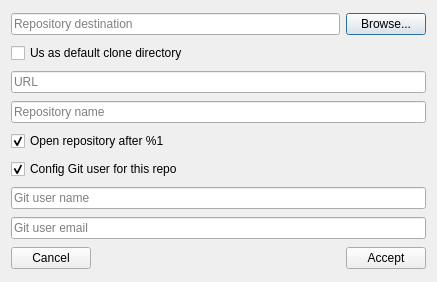
<?xml version="1.0" encoding="UTF-8"?>
<ui version="4.0">
 <class>CreateRepoDlg</class>
 <widget class="QDialog" name="CreateRepoDlg">
  <property name="geometry">
   <rect>
    <x>0</x>
    <y>0</y>
    <width>437</width>
    <height>282</height>
   </rect>
  </property>
  <property name="windowTitle">
   <string/>
  </property>
  <layout class="QGridLayout" name="gridLayout">
   <item row="0" column="2">
    <widget class="QPushButton" name="pbBrowse">
     <property name="text">
      <string>Browse...</string>
     </property>
    </widget>
   </item>
   <item row="3" column="0" colspan="3">
    <widget class="QLineEdit" name="leRepoName">
     <property name="placeholderText">
      <string>Repository name</string>
     </property>
    </widget>
   </item>
   <item row="8" column="0">
    <widget class="QPushButton" name="pbCancel">
     <property name="text">
      <string>Cancel</string>
     </property>
    </widget>
   </item>
   <item row="8" column="1">
    <spacer name="horizontalSpacer">
     <property name="orientation">
      <enum>Qt::Orientation::Horizontal</enum>
     </property>
     <property name="sizeHint" stdset="0">
      <size>
       <width>170</width>
       <height>20</height>
      </size>
     </property>
    </spacer>
   </item>
   <item row="5" column="0" colspan="3">
    <widget class="CheckBox" name="cbGitUser">
     <property name="text">
      <string>Config Git user for this repo</string>
     </property>
     <property name="checked">
      <bool>true</bool>
     </property>
    </widget>
   </item>
   <item row="8" column="2">
    <widget class="QPushButton" name="pbAccept">
     <property name="text">
      <string>Accept</string>
     </property>
    </widget>
   </item>
   <item row="4" column="0" colspan="3">
    <widget class="CheckBox" name="chbOpen">
     <property name="text">
      <string>Open repository after %1</string>
     </property>
     <property name="checked">
      <bool>true</bool>
     </property>
    </widget>
   </item>
   <item row="7" column="0" colspan="3">
    <widget class="QLineEdit" name="leGitEmail">
     <property name="placeholderText">
      <string>Git user email</string>
     </property>
    </widget>
   </item>
   <item row="0" column="0" colspan="2">
    <widget class="QLineEdit" name="lePath">
     <property name="placeholderText">
      <string>Repository destination</string>
     </property>
    </widget>
   </item>
   <item row="6" column="0" colspan="3">
    <widget class="QLineEdit" name="leGitName">
     <property name="placeholderText">
      <string>Git user name</string>
     </property>
    </widget>
   </item>
   <item row="2" column="0" colspan="3">
    <widget class="QLineEdit" name="leURL">
     <property name="placeholderText">
      <string>URL</string>
     </property>
    </widget>
   </item>
   <item row="1" column="0" colspan="3">
    <widget class="CheckBox" name="chbDefaultDir">
     <property name="text">
      <string>Us as default clone directory </string>
     </property>
    </widget>
   </item>
  </layout>
 </widget>
 <customwidgets>
  <customwidget>
   <class>CheckBox</class>
   <extends>QCheckBox</extends>
   <header>custom-widgets/CheckBox.h</header>
  </customwidget>
 </customwidgets>
 <tabstops>
  <tabstop>lePath</tabstop>
  <tabstop>pbBrowse</tabstop>
  <tabstop>leURL</tabstop>
  <tabstop>leRepoName</tabstop>
  <tabstop>chbOpen</tabstop>
  <tabstop>cbGitUser</tabstop>
  <tabstop>leGitName</tabstop>
  <tabstop>leGitEmail</tabstop>
  <tabstop>pbAccept</tabstop>
  <tabstop>pbCancel</tabstop>
 </tabstops>
 <resources/>
 <connections/>
</ui>
